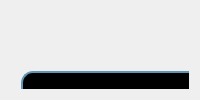
         <widget class="QWidget" name="page_feshar">
          <layout class="QGridLayout" name="gridLayout_13">
           <item row="0" column="0">
            <widget class="QWidget" name="widget_10" native="true">
             <property name="cursor">
              <cursorShape>PointingHandCursor</cursorShape>
             </property>
             <widget class="QPushButton" name="btn_feshar_jamed">
              <property name="geometry">
               <rect>
                <x>390</x>
                <y>60</y>
                <width>331</width>
                <height>101</height>
               </rect>
              </property>
              <property name="minimumSize">
               <size>
                <width>0</width>
                <height>101</height>
               </size>
              </property>
              <property name="font">
               <font>
                <pointsize>15</pointsize>
                <weight>50</weight>
                <italic>false</italic>
                <bold>false</bold>
               </font>
              </property>
              <property name="styleSheet">
               <string notr="true"> background-color: #000; color: #fff; padding: 0px;
border-radius: 12px;
border-style: solid;
border-color: #6096B4;
border-width: 2px 2px 2px 2px;</string>
              </property>
              <property name="text">
               <string>فشار جامدات</string>
              </property>
             </widget>
             <widget class="QPushButton" name="btn_feshar_maye">
              <property name="geometry">
               <rect>
                <x>10</x>
                <y>60</y>
                <width>331</width>
                <height>101</height>
               </rect>
              </property>
              <property name="minimumSize">
               <size>
                <width>0</width>
                <height>101</height>
               </size>
              </property>
              <property name="font">
               <font>
                <pointsize>15</pointsize>
                <weight>50</weight>
                <italic>false</italic>
                <bold>false</bold>
               </font>
              </property>
              <property name="styleSheet">
               <string notr="true"> background-color: #000; color: #fff; padding: 0px;
border-radius: 12px;
border-style: solid;
border-color: #6096B4;
border-width: 2px 2px 2px 2px;</string>
              </property>
              <property name="text">
               <string>فشار مایعات</string>
              </property>
             </widget>
             <widget class="QPushButton" name="pushButton_10">
              <property name="geometry">
               <rect>
                <x>0</x>
                <y>0</y>
                <width>51</width>
                <height>51</height>
               </rect>
              </property>
              <property name="cursor">
               <cursorShape>PointingHandCursor</cursorShape>
              </property>
              <property name="styleSheet">
               <string notr="true">border:none;
color:rgb(255, 255, 255)</string>
              </property>
              <property name="text">
               <string/>
              </property>
              <property name="icon">
               <iconset>
                <normaloff>:/Downloads/icons8-back-48.png</normaloff>:/Downloads/icons8-back-48.png</iconset>
              </property>
              <property name="iconSize">
               <size>
                <width>30</width>
                <height>30</height>
               </size>
              </property>
             </widget>
            </widget>
           </item>
          </layout>
         </widget>
